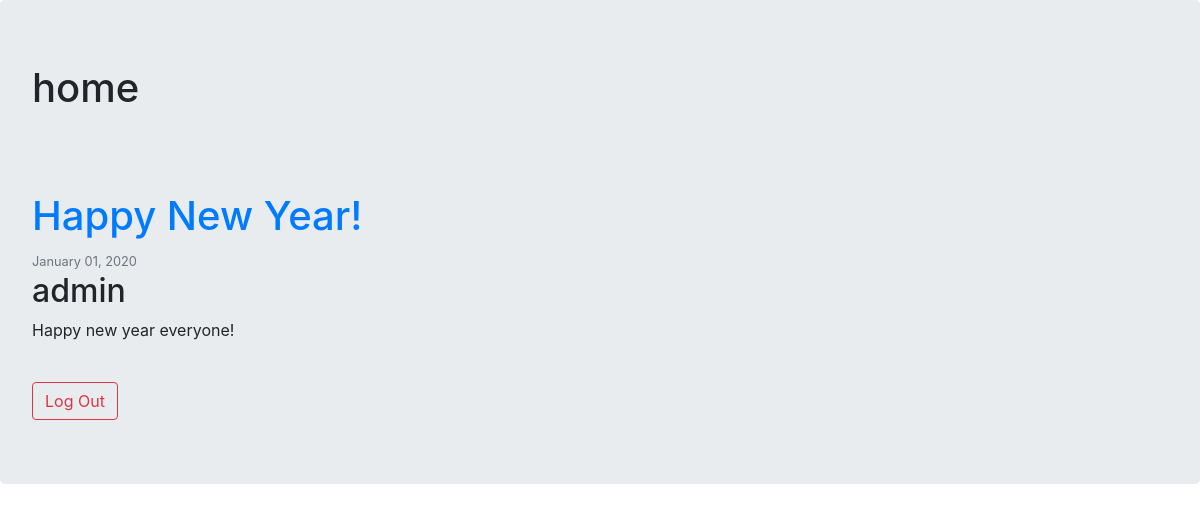
Page /home/ on the earlier database version.
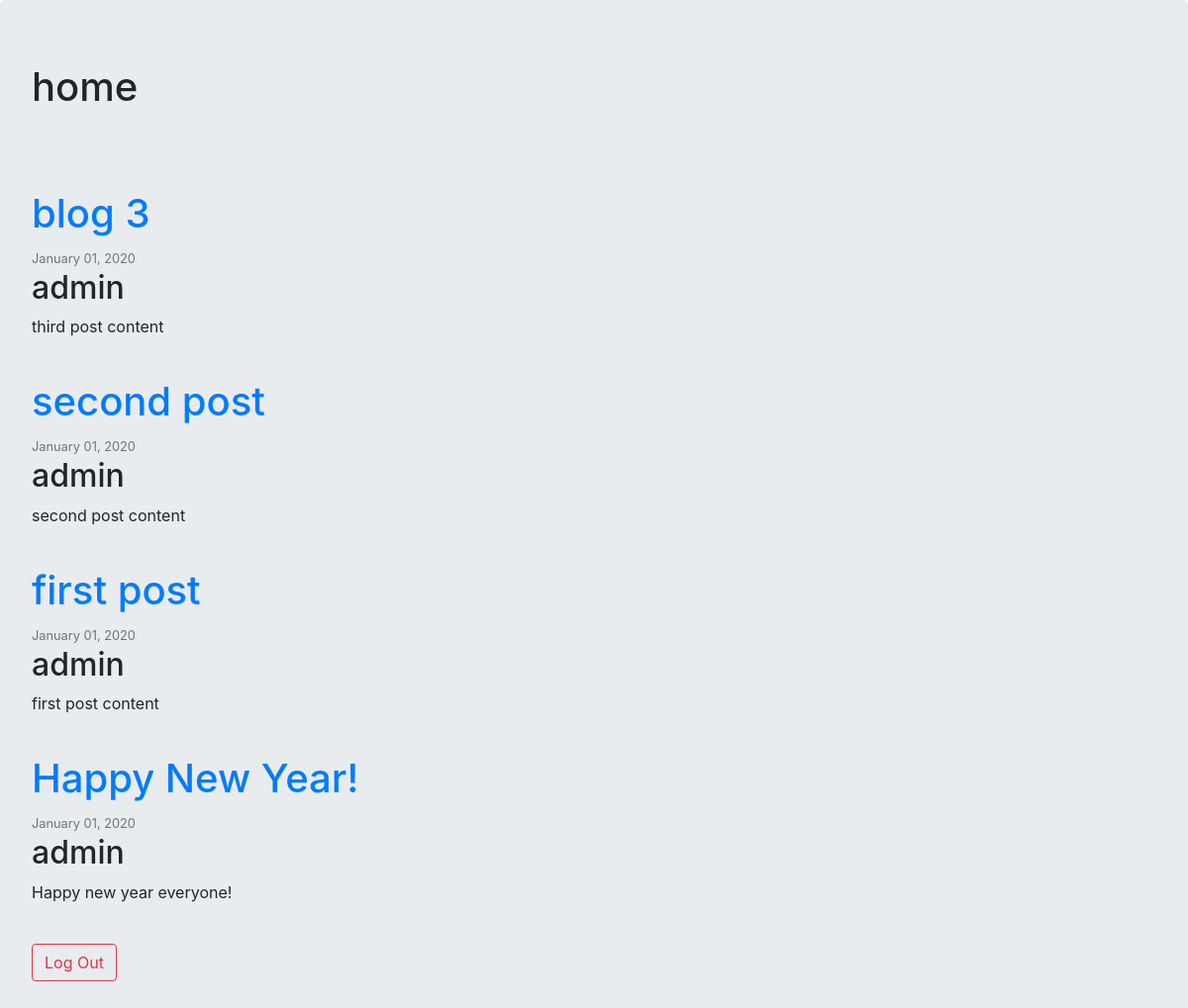
Same page on the later database version.
### first/models.py (models this page shows, shortened)
class Post(models.Model):
    title = models.CharField(max_length=100)
    content = models.TextField()
    date_posted = models.DateTimeField(default=timezone.now)
    author = models.ForeignKey(User, on_delete=models.CASCADE)

### first/views.py (the view)
# urls.py: path('home/', PostListView.as_view(), name='home'),
class PostListView(ListView):
    model = Post
    template_name = 'home.html'
    context_object_name = 'posts'
    ordering = [
        '-date_posted'
    ]

### first/templates/home.html (shortened to what this page needs)
{% extends "base1.html" %}
{% block base2 %}
<div class="jumbotron">
    <h1>home</h1>
    <br><br>
    <br>
    {% for post in posts %}
    <div>
        <div><a href="{% url 'post-detail' post.id %}">
                <h1>{{post.title}}</h1>
            </a>
            <small class = "text-muted">{{ post.date_posted|date:"F d, Y"}}</small>
        </div>
        <h2>{{post.author}}</h2>
        <p>{{post.content}}</p>
        <br>
    </div>
    {% endfor %}
    <a class='btn btn-outline-danger' href="{% url 'logout' %}">Log Out</a>
</div>
{% endblock %}

### first/templates/base1.html (shortened to what this page needs)
<!DOCTYPE html>
<html lang="en">
<head>
    {% load static %}
    <link rel="stylesheet" href="{% static 'bootstrap/css/bootstrap.min.css' %}" type="text/css" />
</head>
<body>
    {% block base2 %}
    {% endblock %}
</body>
</html>

Differences in the rows shown:
added Post: title "blog 3", date_posted "January 01, 2020", author "admin", content "third post content"
added Post: title "second post", date_posted "January 01, 2020", author "admin", content "second post content"
added Post: title "first post", date_posted "January 01, 2020", author "admin", content "first post content"
